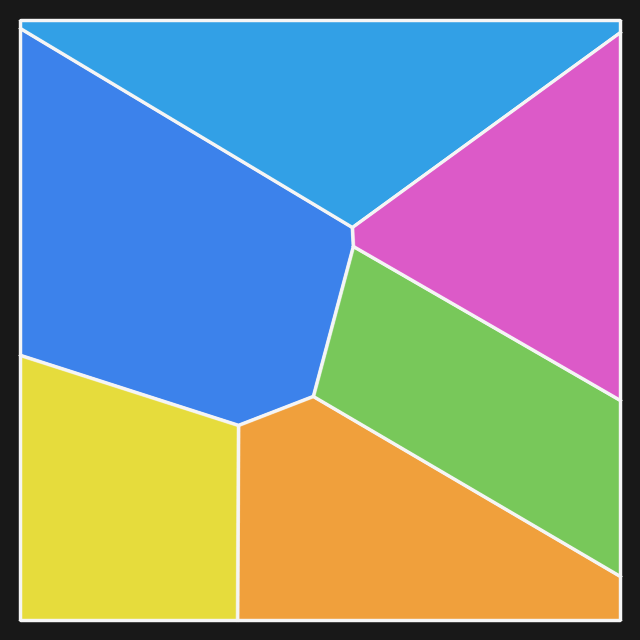
#> input picture 纹理拼合/示例_不规则/assembled.png, 640 x 640 px
$ python jigsaw_poly_solve.py --image '../../纹理拼合/示例_不规则/assembled.png'
#> lines starting #> are read from the running program, lines starting #| are printed output that depends on the picture; after the words box and inside, x2 and y2 are one past the last pixel; in counts of white or black regions, pixels touching at a corner belong together
"""多片随机拼图求解（换算法版）——针对「几十片 + 任意旋转」的散落碎片。

旧流水线（beam_search/缺口双射）是为 2~7 片调的，几十片会组合爆炸、顶到 150s 上限还拼不出。
这里换一套思路，利用「拼图碎片是凸多边形、相邻两片共享同一条边（长度精确相等）」这个结构：

  1) Voronoi 把信纸切成 N 片凸多边形（测试用；真实场景这一步换成分割出的多边形）
  2) 每片随机旋转 + 随机平移散开（不重叠）——模拟拍照后碎片乱摆
  3) 求解：对每条边按「长度相等」找唯一对边（相邻两片共享边 → 长度零误差），
     把其中一片按刚体变换（纯旋转+平移，不镜像）贴到另一片边上，BFS 逐片长出来
  4) 渲染复原图；用 shapely 校验重叠/空洞

用法:
  python src/jigsaw_poly_solve.py --n 60 --seed 7 \
      --image 拼图还原项目/svg_tool/test_out/letter_h5.png --out 拼图还原项目/svg_tool/test_out/poly_solve
"""
from __future__ import annotations

import argparse
import json
import pathlib
import time

import numpy as np
from scipy.spatial import Voronoi

try:
    from shapely.geometry import Polygon as SPoly
    from shapely.ops import unary_union
    _HAS_SHAPELY = True
except Exception:
    _HAS_SHAPELY = False


# ---------------------------------------------------------------- 基础几何
def poly_area(p):
    p = np.asarray(p, float)
    x, y = p[:, 0], p[:, 1]
    return 0.5 * abs(np.dot(x, np.roll(y, -1)) - np.dot(y, np.roll(x, -1)))


def _signed_area(p):
    p = np.asarray(p, float)
    x, y = p[:, 0], p[:, 1]
    return 0.5 * (np.dot(x, np.roll(y, -1)) - np.dot(y, np.roll(x, -1)))


def poly_centroid(p):
    p = np.asarray(p, float)
    x, y = p[:, 0], p[:, 1]
    xn, yn = np.roll(x, -1), np.roll(y, -1)
    cr = x * yn - xn * y
    a = cr.sum()
    if abs(a) < 1e-9:
        return p.mean(0)
    cx = ((x + xn) * cr).sum() / (3 * a)
    cy = ((y + yn) * cr).sum() / (3 * a)
    return np.array([cx, cy])


def _clip_half(poly, a, b, c):
    """保留 a*x+b*y+c<=0 的部分（Sutherland-Hodgman）。"""
    out = []
    n = len(poly)
    for i in range(n):
        p = poly[i]; q = poly[(i + 1) % n]
        dp = a * p[0] + b * p[1] + c
        dq = a * q[0] + b * q[1] + c
        if dp <= 0:
            out.append([p[0], p[1]])
        if (dp < 0 < dq) or (dq < 0 < dp):
            t = dp / (dp - dq)
            out.append([p[0] + t * (q[0] - p[0]), p[1] + t * (q[1] - p[1])])
    return out


def clip_rect(poly, S):
    poly = _clip_half(poly, -1, 0, 0)       # x>=0
    poly = _clip_half(poly, 1, 0, -S)       # x<=S
    poly = _clip_half(poly, 0, -1, 0)       # y>=0
    poly = _clip_half(poly, 0, 1, -S)       # y<=S
    return poly


def convex_overlap(A, B, gap=0.0):
    """凸多边形 SAT：返回 True 表示相交（gap>0 时要求留间隙）。"""
    for P in (A, B):
        n = len(P)
        for i in range(n):
            p = P[i]; q = P[(i + 1) % n]
            nx, ny = -(q[1] - p[1]), (q[0] - p[0])
            da = A[:, 0] * nx + A[:, 1] * ny
            db = B[:, 0] * nx + B[:, 1] * ny
            if da.max() + gap <= db.min() or db.max() + gap <= da.min():
                return False
    return True


def transform(poly, R, t):
    return np.asarray(poly, float) @ R.T + t


def rot(theta):
    c, s = np.cos(theta), np.sin(theta)
    return np.array([[c, -s], [s, c]])


# ---------------------------------------------------------------- 切分
def voronoi_cells(seeds, S):
    far = np.array([[-1, -1], [2, -1], [2, 2], [-1, 2],
                    [-1, 0.5], [2, 0.5], [0.5, -1], [0.5, 2]], float) * S
    vor = Voronoi(np.vstack([seeds, far]))
    cells = []
    for i in range(len(seeds)):
        reg = vor.regions[vor.point_region[i]]
        if not reg or -1 in reg:
            poly = [[0, 0], [S, 0], [S, S], [0, S]]
        else:
            poly = [vor.vertices[k].tolist() for k in reg]
        poly = clip_rect(poly, S)
        cells.append(np.asarray(poly, float))
    return cells


def make_cells(n, S, seed, lloyd=1):
    rng = np.random.default_rng(seed)
    seeds = rng.random((n, 2)) * S
    for _ in range(lloyd):
        cells = voronoi_cells(seeds, S)
        seeds = np.array([poly_centroid(c) if len(c) >= 3 else rng.random(2) * S for c in cells])
    cells = voronoi_cells(seeds, S)
    return [c for c in cells if len(c) >= 3 and poly_area(c) > 8]


# ---------------------------------------------------------------- 散开
def scatter(cells, out_side, seed, gap=8.0):
    rng = np.random.default_rng(seed + 999)
    order = sorted(range(len(cells)), key=lambda i: -poly_area(cells[i]))
    placed_polys, polys = [], [None] * len(cells)
    poses = [None] * len(cells)          # 按片号对齐存位姿
    for idx in order:
        cell = cells[idx]
        cen = poly_centroid(cell)
        rad = np.max(np.linalg.norm(cell - cen, axis=1))
        for _t in range(4000):
            theta = rng.uniform(0, 2 * np.pi)
            cx = rad + 4 + rng.random() * (out_side - 2 * (rad + 4))
            cy = rad + 4 + rng.random() * (out_side - 2 * (rad + 4))
            p = transform(cell - cen, rot(theta), np.array([cx, cy]))
            if p[:, 0].min() < 0 or p[:, 0].max() > out_side or p[:, 1].min() < 0 or p[:, 1].max() > out_side:
                continue
            if any(convex_overlap(p, q, gap) for q in placed_polys):
                continue
            placed_polys.append(p)
            poses[idx] = (theta, np.array([cx, cy]), cen)
            polys[idx] = p
            break
        else:
            raise RuntimeError("散开摆放失败（画布太小）")
    return polys, poses


# ---------------------------------------------------------------- 求解
def _edges(poly):
    out = []
    n = len(poly)
    for k in range(n):
        p0 = poly[k]; p1 = poly[(k + 1) % n]
        out.append((k, float(np.linalg.norm(p1 - p0))))
    return out


def _rigid_fit(q0, q1, P0, P1):
    """刚体变换(纯旋转+平移)把 (q0,q1) 映射到 (P0,P1)。返回 (R,t)。"""
    ang = np.arctan2(P1[1] - P0[1], P1[0] - P0[0]) - np.arctan2(q1[1] - q0[1], q1[0] - q0[0])
    R = rot(ang)
    t = P0 - R @ q0
    return R, t


def _samp(img, xy):
    x, y = float(xy[0]), float(xy[1])
    xi, yi = int(round(x)), int(round(y))
    if 0 <= yi < img.shape[0] and 0 <= xi < img.shape[1]:
        return img[yi, xi].astype(float)
    return None


def _shape_resid(a0, a1, b0, b1, K=12):
    """两条撕痕边的形状/曲率一致性：把 B 边刚性贴到 A 边，求均残差。
    直边(合成 Voronoi 边)恒 ~0；手撕曲边/锯齿边靠这个区分形状对不对。"""
    A = np.linspace(a0, a1, K); B = np.linspace(b0, b1, K)
    R, t = _rigid_fit(b0, b1, a0, a1)
    return float(np.linalg.norm(A - (B @ R.T + t), axis=1).mean())


def _tex_continuity(scat, a0, a1, cenA, poseA, poseB, d=4.0, K=20):
    """纹理/内容连续：拼好后接缝两侧各向内取 d 像素，比较画面颜色是否连续。
    内容能对上=拼对(差值小)；接错边=两边内容错位(差值大)。"""
    RA, tA = poseA; RB, tB = poseB
    e = a1 - a0; L = float(np.linalg.norm(e))
    if L < 1e-6:
        return 0.0
    nrm = np.array([-e[1], e[0]]) / L
    mid = (a0 + a1) / 2
    if np.dot(nrm, cenA - mid) < 0:
        nrm = -nrm
    diffs = []
    for s in np.linspace(0.15, 0.85, K):
        p = a0 + e * s
        ca = _samp(scat, RA.T @ (p + nrm * d - tA))   # A 内侧像
        cb = _samp(scat, RB.T @ (p - nrm * d - tB))   # 接缝另一侧(B)像
        if ca is None or cb is None:
            continue
        diffs.append(float(np.abs(ca - cb).mean()))
    return float(np.mean(diffs)) if diffs else 0.0


def solve(polys, len_tol=1e-6, scat=None, shape_tol=6.0, tex_tol=75.0):
    if scat is None:
        raise ValueError("纹理检测不可关闭：solve() 必须传入散落图 scat")
    n = len(polys)
    # 统一成 CCW，避免绕向不一致时“反向贴边”贴错面
    polys = [p if _signed_area(p) > 0 else p[::-1] for p in polys]
    # 所有边（全局），按长度分桶
    all_edges = []  # (pid, k, length, p0, p1)
    for pid, poly in enumerate(polys):
        m = len(poly)
        for k in range(m):
            p0 = poly[k]; p1 = poly[(k + 1) % m]
            all_edges.append((pid, k, float(np.linalg.norm(p1 - p0)), p0, p1))
    # 长度 -> 边索引
    by_len = [e[2] for e in all_edges]
    order = np.argsort(by_len)
    left = 0
    buckets = []
    for oi in range(len(order)):
        buckets.append(order[oi])
    # 找每条边的「等长对边」候选
    def candidates(ei):
        L = all_edges[ei][2]; pid = all_edges[ei][0]
        res = []
        for ej in range(len(all_edges)):
            if ej == ei: continue
            e2 = all_edges[ej]
            if e2[0] == pid: continue
            if abs(e2[2] - L) <= len_tol:
                res.append(ej)
        res.sort(key=lambda ej: abs(all_edges[ej][2] - L))
        return res

    # BFS 逐片长出
    pose = [None] * n
    pose[0] = (np.eye(2), np.zeros(2))
    placed_polys = {0: polys[0].copy()}
    from collections import deque
    q = deque([0])
    shape_rej = 0; tex_rej = 0; tex_vals = []
    while q:
        A = q.popleft()
        RA, tA = pose[A]
        polyA = placed_polys[A]
        # A 的每条边
        degA = len(polys[A])
        for ka in range(degA):
            ea0 = polyA[ka]; ea1 = polyA[(ka + 1) % degA]
            # 在原始边表里找 A 的这条边（用变换前的长度定位）——直接用长度匹配候选即可
            La = float(np.linalg.norm(ea1 - ea0))
            # 候选：其它未放片里、某条边长度≈La 的
            for ej in range(len(all_edges)):
                B, kb, Lb, qb0, qb1 = all_edges[ej]
                if B == A or pose[B] is not None: continue
                if abs(Lb - La) > len_tol: continue
                # 贴边：两种端点对应都试，取“与已放片不重叠”的那种（绕向鲁棒）
                got = None
                for P0, P1 in ((ea1, ea0), (ea0, ea1)):
                    Rb, tb = _rigid_fit(qb0, qb1, P0, P1)
                    pB = transform(polys[B], Rb, tb)
                    if any(convex_overlap(pB, P2, -0.2) for P2 in placed_polys.values()):  # -0.2 容忍共享边浮点
                        continue
                    # ① 形状/曲率一致性：两条撕痕边的形状须贴合（直边恒成立，曲边/手撕靠这个）
                    if _shape_resid(ea0, ea1, qb0, qb1) > shape_tol:
                        shape_rej += 1; continue
                    # ② 纹理/内容连续：拼好后接缝两侧画面颜色要连续（接错边=内容错位=差值大）
                    if scat is not None:
                        td = _tex_continuity(scat, ea0, ea1, placed_polys[A].mean(0), pose[A], (Rb, tb))
                        tex_vals.append(td)
                        if td > tex_tol:
                            tex_rej += 1; continue
                    got = (Rb, tb, pB); break
                if got is None:
                    continue
                Rb, tb, pB = got
                pose[B] = (Rb, tb); placed_polys[B] = pB; q.append(B)
                break
    placed = sum(1 for p in pose if p is not None)
    print(f"[检测] 形状不通过 {shape_rej} 次, 纹理不连续拒绝 {tex_rej} 次, "
          f"接缝平均纹理差 {round(float(np.mean(tex_vals)),1) if tex_vals else '-'}")
    return pose, placed, placed_polys


# ---------------------------------------------------------------- 校验 & 渲染
def evaluate(placed_polys, S):
    if _HAS_SHAPELY and len(placed_polys) > 1:
        polys = [SPoly(v) for v in placed_polys.values() if len(v) >= 3]
        total = sum(p.area for p in polys)
        u = unary_union(polys)
        overlap = total - u.area
        # 外接面积 vs 并集面积 → 空洞/外溢近似：用凸包面积减并集
        hull = u.convex_hull.area
        return {"union_area": float(u.area), "sum_area": float(total),
                "overlap_area": float(max(0.0, overlap)),
                "overlap_pct": float(max(0.0, overlap) / max(total, 1e-9) * 100),
                "hull_frac": float(u.area / max(hull, 1e-9))}
    return {}


def render_assembled(scat, scat_side, polys, pose, out_side):
    """用散落图 + 求解位姿复原（只依赖 solver 输出，验证真实重建）。"""
    import cv2
    canvas = np.zeros((out_side, out_side, 3), np.uint8)
    for pid, poly in enumerate(polys):
        if pose[pid] is None: continue
        R, t = pose[pid]
        p = transform(poly, R, t)
        x0 = int(np.floor(p[:, 0].min())) - 2; y0 = int(np.floor(p[:, 1].min())) - 2
        x1 = int(np.ceil(p[:, 0].max())) + 2; y1 = int(np.ceil(p[:, 1].max())) + 2
        if x0 < 0 or y0 < 0 or x1 > out_side or y1 > out_side:  # 超界则跳过该片渲染
            continue
        # 源：从散落图裁剪该片
        sx0 = max(0, int(poly[:, 0].min()) - 2); sy0 = max(0, int(poly[:, 1].min()) - 2)
        sx1 = min(scat_side, int(poly[:, 0].max()) + 2); sy1 = min(scat_side, int(poly[:, 1].max()) + 2)
        crop = scat[sy0:sy1, sx0:sx1]
        mask = np.zeros((sy1 - sy0, sx1 - sx0), np.uint8)
        cv2.fillPoly(mask, [np.round(poly - [sx0, sy0]).astype(np.int32)], 255)
        # warp 源(散落坐标) → 复原坐标
        # 源裁剪以 (sx0,sy0) 为原点：assembled = R*(sx0+u, sy0+v)+t = R*(u,v) + (R*(sx0,sy0)+t)
        shift = R @ np.array([sx0, sy0], float)
        M = np.array([[R[0, 0], R[0, 1], t[0] + shift[0]],
                      [R[1, 0], R[1, 1], t[1] + shift[1]]], float)
        warped = cv2.warpAffine(crop, M, (out_side, out_side), flags=cv2.INTER_LINEAR)
        wmask = cv2.warpAffine(mask, M, (out_side, out_side), flags=cv2.INTER_NEAREST)
        m3 = (wmask > 0)[..., None]
        canvas = np.where(m3, warped, canvas)
    return canvas


def render_scatter(scat, scat_side, polys):
    import cv2
    cv2.imwrite(str(TMP_SCAT), scat)


# ---------------------------------------------------------------- main
TMP_SCAT = pathlib.Path("tmp_scat.png")


def read_color(p):
    import cv2
    return cv2.imdecode(np.fromfile(str(p), np.uint8), cv2.IMREAD_COLOR)


def write_color(p, im):
    import cv2
    ok, enc = cv2.imencode(pathlib.Path(p).suffix or ".png", im)
    enc.tofile(str(p))


def main():
    import cv2
    ap = argparse.ArgumentParser()
    ap.add_argument("--n", type=int, default=60)
    ap.add_argument("--seed", type=int, default=7)
    ap.add_argument("--image", default="拼图还原项目/svg_tool/test_out/letter_h5.png")
    ap.add_argument("--out", default="拼图还原项目/svg_tool/test_out/poly_solve")
    ap.add_argument("--len-tol", type=float, default=1e-6)
    args = ap.parse_args()

    outdir = pathlib.Path(args.out); outdir.mkdir(parents=True, exist_ok=True)
    tex = read_color(args.image)
#> in read_color, returned value is the input picture: shape (640, 640, 3); mean B, G, R 145.5, 145.2, 132.4
    if tex is None:
        print("读不到纹理:", args.image); return 1
    S = tex.shape[0]
#> S = 640

    t0 = time.time()
    cells = make_cells(args.n, S, args.seed)
    t_cells = time.time() - t0

    scat_side = int(S * 1.8)
    t0 = time.time()
    polys, poses = scatter(cells, scat_side, args.seed)
    t_scatter = time.time() - t0

    # 渲染散落图（用纹理按散落位姿贴）
    scat = np.zeros((scat_side, scat_side, 3), np.uint8)
    for cell, p in zip(cells, polys):
        # cell(letter) -> scatter: 由 poses 存的是散落时的 (theta, c, cen)
        pass
    # poses[idx]=(theta, center, cen)；polys[idx] 已是散落多边形。重建映射：
    # 散落多边形 p 与 cell 的关系: p = R(theta)*(cell-cen)+center
    for idx, (theta, center, cen) in enumerate(poses):
        cell = cells[idx]
        R = rot(theta)
        # cell -> scatter
        M = np.array([[R[0, 0], R[0, 1], center[0] - (R @ cen)[0]],
                      [R[1, 0], R[1, 1], center[1] - (R @ cen)[1]]], float)
        warped = cv2.warpAffine(tex, M, (scat_side, scat_side), flags=cv2.INTER_LINEAR)
        mask = np.zeros((S, S), np.uint8)
        cv2.fillPoly(mask, [np.round(cell).astype(np.int32)], 255)
        wmask = cv2.warpAffine(mask, M, (scat_side, scat_side), flags=cv2.INTER_NEAREST)
        m3 = (wmask > 0)[..., None]
        scat = np.where(m3, warped, scat)
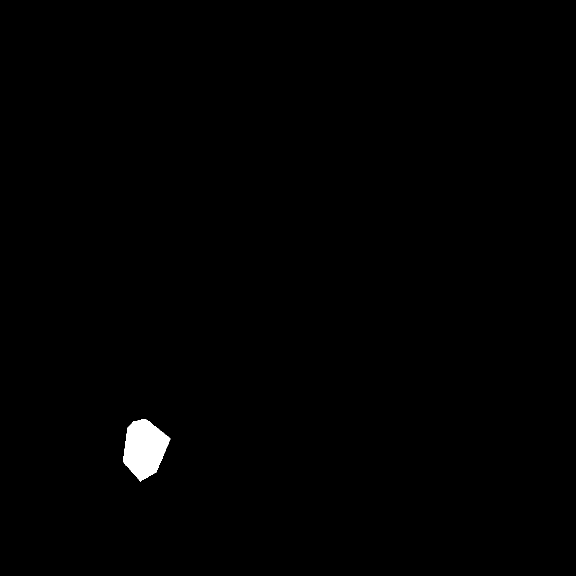
#> m3: shape (1152, 1152, 1) bool (shown at 1/2 size); 0.59% white; 1 white region, box (x1, y1, x2, y2) and area: (246, 838, 341, 963) 7804
#> mask: shape (640, 640); 1.9% white; 1 white region, box (x1, y1, x2, y2) and area: (214, 436, 312, 560) 7803
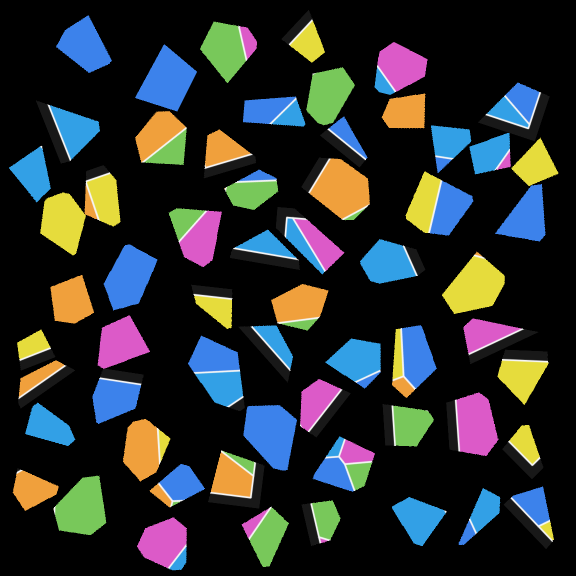
#> scat: shape (1152, 1152, 3) (shown at 1/2 size); mean B, G, R 45.8, 45.7, 41.7

    t0 = time.time()
    pose, placed, placed_polys = solve(polys, args.len_tol, scat=scat)
#> the loop in solve, `for pid, poly in enumerate(polys):` made 60 passes
#> poly on pass 4: [[42.11, 740], [34.46, 684.9], [81.78, 659], [109.8, 713.5]]
#| [检测] 形状不通过 0 次, 纹理不连续拒绝 0 次, 接缝平均纹理差 5.8
    t_solve = time.time() - t0

    metrics = evaluate(placed_polys, S)

    # 复原画布尺寸 = 已放碎片的 bbox
    allp = np.vstack([placed_polys[k] for k in placed_polys])
    x0 = int(np.floor(allp[:, 0].min())) - 2; y0 = int(np.floor(allp[:, 1].min())) - 2
    x1 = int(np.ceil(allp[:, 0].max())) + 2; y1 = int(np.ceil(allp[:, 1].max())) + 2
    shift = np.array([-x0, -y0], float)
    pose_shifted = []
    for ps in pose:
        if ps is None: pose_shifted.append(None)
        else:
            R, t = ps; pose_shifted.append((R, t + shift))
#> this loop made 60 passes
#> ps on passes 1 to 12: ([[1, 0], [0, 1]], [0, 0]), ([[0.162, -0.987], [0.987, 0.162]], [753.1, 185]), ([[0.116, -0.993], [0.993, 0.116]], [612.4, 520.5]), ([[0.997, 0.0746], [-0.0746, 0.997]], [153.5, 270.8]), ([[-0.796, -0.606], [0.606, -0.796]], [477.5, 751]), ([[-0.824, 0.566], [-0.566, -0.824]], [-130.1, 1993]), ([[0.435, -0.9], [0.9, 0.435]], [7.06, 585]), ([[-0.989, -0.145], [0.145, -0.989]], [539.2, 1055.7]), ([[0.373, -0.928], [0.928, 0.373]], [502.5, -612.3]), ([[0.162, 0.987], [-0.987, 0.162]], [-565.7, 542.5]), ([[-0.144, -0.99], [0.99, -0.144]], [641.6, 741.2]), ([[0.579, -0.815], [0.815, 0.579]], [-231, 123.9])
    out_side = max(x1 - x0, y1 - y0)
    t0 = time.time()
    if placed >= 2:
        asm = render_assembled(scat, scat_side, polys, pose_shifted, out_side)
#> in render_assembled, `canvas = np.zeros((out_side, out_side, 3), np.uint8)`: canvas: shape (859, 859, 3); every value is 0
#> the loop in render_assembled, `for pid, poly in enumerate(polys):` made 60 passes
#> poly on pass 4: [[109.8, 713.5], [81.78, 659], [34.46, 684.9], [42.11, 740]]
#> pass 1, in render_assembled, `crop = scat[sy0:sy1, sx0:sx1]`:
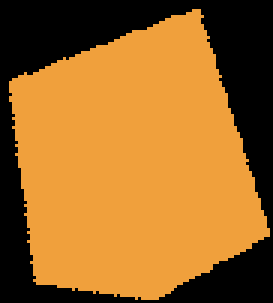
#> crop: shape (101, 91, 3) (shown 3 times larger); mean B, G, R 39, 104.1, 156.1
#> pass 1, in render_assembled, `wmask = cv2.warpAffine(mask, M, (out_side, out_side), flags=cv2.INTER_..`:
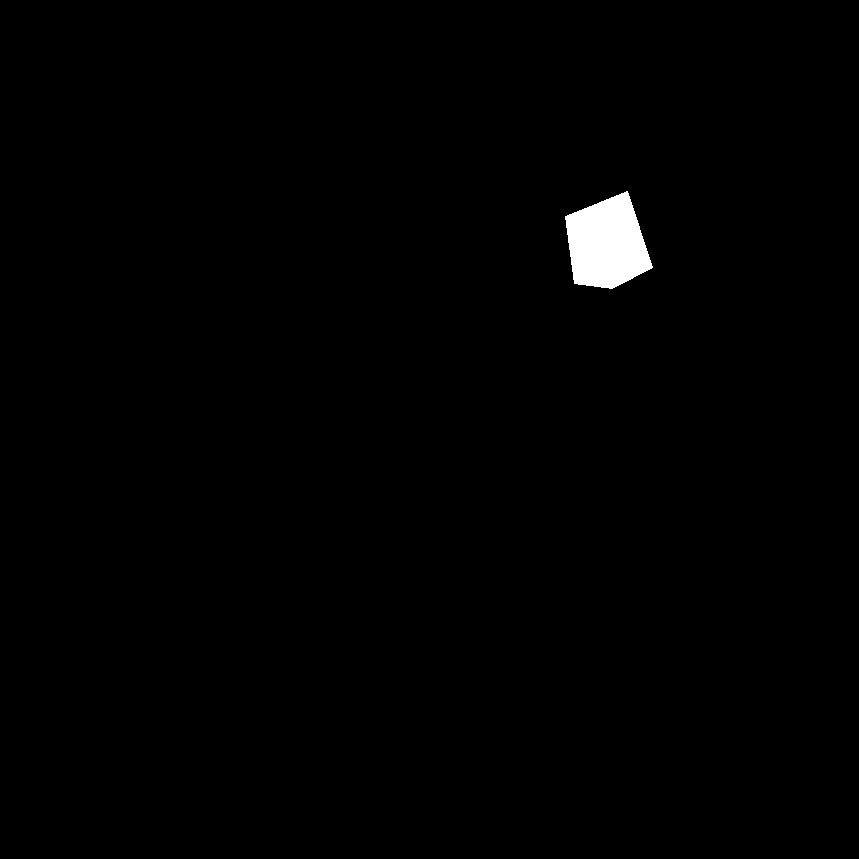
#> wmask: shape (859, 859); 0.81% white; 1 white region, box (x1, y1, x2, y2) and area: (565, 191, 653, 289) 5994
#> after the loop in render_assembled, `for pid, poly in enumerate(polys):`:
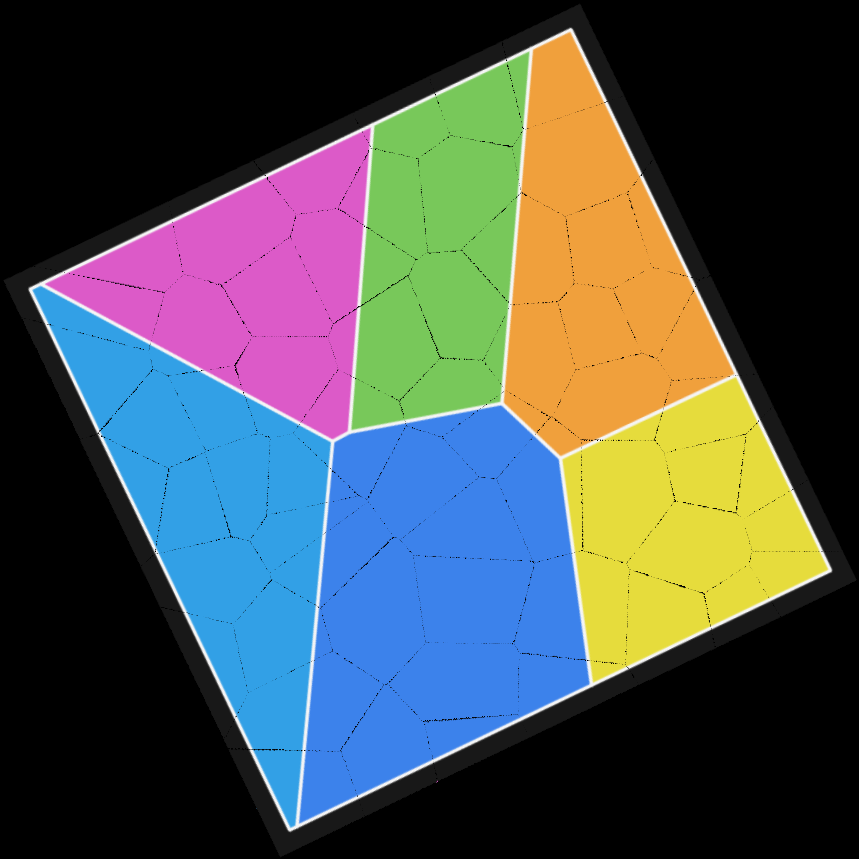
#> canvas: shape (859, 859, 3); mean B, G, R 80.2, 80.1, 73
#> after the loop in render_assembled, `for pid, poly in enumerate(polys):`:
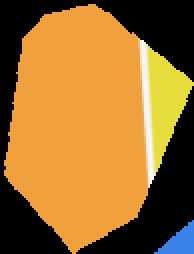
#> crop: shape (127, 97, 3) (shown 2 times larger); mean B, G, R 45.3, 108.7, 152.4
#> after the loop in render_assembled, `for pid, poly in enumerate(polys):`: m3: shape (859, 859, 1) bool; 1.1% white; 1 white region, box (x1, y1, x2, y2) and area: (552, 353, 672, 441) 7821
#> after the loop in render_assembled, `for pid, poly in enumerate(polys):`:
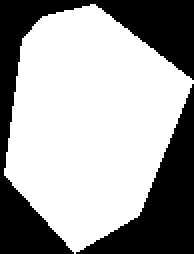
#> mask: shape (127, 97) (shown 2 times larger); 63.5% white; 2 black regions, box (x1, y1, x2, y2) and area: (0, 0, 97, 127) 2758, (38, 42, 97, 127) 1744
    else:
        asm = np.zeros((out_side, out_side, 3), np.uint8)
    t_render = time.time() - t0

    write_color(outdir / "scattered.png", scat)
    write_color(outdir / "assembled.png", asm)

    report = {
        "n_requested": args.n, "pieces": len(polys), "placed": placed,
        "metrics": metrics,
        "time_s": {"cells": round(t_cells, 2), "scatter": round(t_scatter, 2),
                   "solve": round(t_solve, 3), "render": round(t_render, 2),
                   "total": round(t_cells + t_scatter + t_solve + t_render, 2)},
        "assembled_size": [out_side, out_side],
    }
    (outdir / "report.json").write_text(json.dumps(report, ensure_ascii=False, indent=2), encoding="utf-8")
    print(json.dumps(report, ensure_ascii=False, indent=2))
#> (printed output is left out)
    return 0 if placed == len(polys) else 2


if __name__ == "__main__":
    raise SystemExit(main())
#> (the program exits here)
